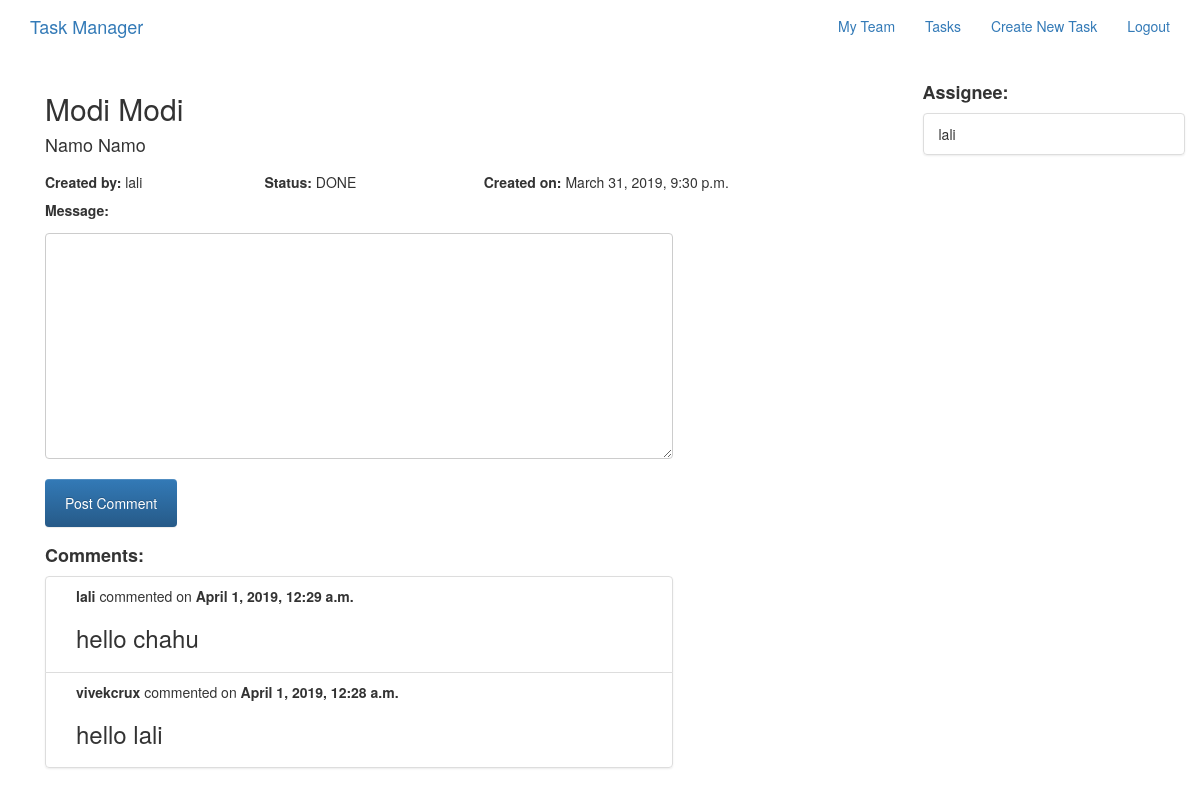
Screenshot of /tasks/about/modi-modi/ (signed in) with the database file from the repository.
### tasks/models.py (models this page shows, shortened)
class Task(models.Model):
    title = models.CharField(max_length=255,unique=True)
    description = models.TextField(blank=True,default='')
    STATUS_CHOICES = (
        ("PLANNED", "Planned"),
        ("INPROGRESS", "Inprogress"),
        ("DONE", "Done"),
    )
    status = models.CharField(max_length=10,
                              choices=STATUS_CHOICES,
                              default="PLANNED")
    slug = models.SlugField(allow_unicode=True,unique=True)
    creator = models.ForeignKey(User,related_name="tasks",on_delete=models.CASCADE)
    created_at = models.DateTimeField(auto_now=True)
    assignees = models.ManyToManyField(User,through="TaskAssignees")
    class Meta:
        ordering = ["-created_at"]

class Comment(models.Model):
    message = models.TextField(unique=False)
    user = models.ForeignKey(User,related_name="user_comments",on_delete=models.CASCADE)
    task = models.ForeignKey(Task,related_name="task_comments",on_delete=models.CASCADE)
    slug = models.SlugField(allow_unicode=True,unique=True)
    created_at = models.DateTimeField(auto_now=True)
    class Meta:
        ordering = ["-created_at"]

### tasks/views.py (the view)
# urls.py: url(r"^about/(?P<slug>[-\w]+)/$",views.TaskDetail.as_view(),name="single"),
class TaskDetail(LoginRequiredMixin,generic.DetailView):
    model = Task
    def get_context_data(self, **kwargs):
        context = super(TaskDetail, self).get_context_data(**kwargs)
        context['comment_form'] = CommentForm
        context['assign_task_form'] = AssignTaskForm
        return context

### teams/templatetags/team_tags.py (called while the page is built)
@register.simple_tag(takes_context=True)
def getteam(context):
    try:
        request = context['request']
        user = User.objects.get(username=request.user.username)
        team = user.members.team
    except ObjectDoesNotExist:
        team = None
    return team

### tasks/templates/tasks/task_detail.html (shortened to what this page needs)
{% extends "tasks/task_base.html" %}
{% load tz %}
{% block task_content %}
{% if task.creator == request.user or task.creator.members.team == request.user.members.team %}
<div class="col-md-9">
  <h2>
    {{ task.title }}
  </h2>
  <h4>{{ task.description }}</h4>
  <div class="row">
    <div class="col-md-3">
      <h5><strong>Created by: </strong>{% if request.user == task.creator %}You{% else %}{{ task.creator }}{% endif %}</h5>
    </div>
    <div class="col-md-3">
      <h5><strong>Status: </strong>{{ task.status }}</h5>
    </div>
    <div class="col-md-6">
      <h5><strong>Created on: </strong>{{ task.created_at|localtime }}</h5>
    </div>
  </div>
<div class="row">
  <div class="col-md-9">
    <form action="{% url 'tasks:comment' slug=task.slug username=request.user %}" method="POST">
      {{ comment_form }}
      <input type="submit" name="" value="Post Comment" class="btn btn-primary btn-large">
    </form>
  </div>
  <div class="col-md-9">
    <h4>
    {% if task.task_comments.count > 0 %}
    <strong>Comment{{ task.task_comments.count|pluralize }}:</strong>
    {% endif %}
    </h4>
    <div class="list-group">
      {% for comment in task.task_comments.all %}
      <div class="list-group-item">
        <div class="list-group-item-text container-fluid">
          <div class="row">
            <div class="col-md-12">
              <strong>{{ comment.user }}</strong> commented on <strong>{{ comment.created_at|localtime }}</strong>
            </div>
            <div class="col-md-12">
                <h3>{{ comment.message }}</h3>
            </div>
          </div>
        </div>
      </div>
      {% endfor %}
    </div>
  </div>
</div>
</div>
<div class="col-md-3">
    <h4>
      <strong>Assignee{{ task.assignees.count|pluralize }}:</strong>
    </h4>
    <div class="list-group">
      {% for assignee in task.assignees.all %}
      <div class="list-group-item">
        {{ assignee }}
      </div>
      {% endfor %}
    </div>
</div>
{% else %}
<h1>You are not authorized to view this task</h1>
{% endif %}
{% endblock %}

### static/css/master.css (style rules this page uses)
input[type=password],textarea, select { width: 100%; padding: 12px 20px; margin: 8px 0; display: inline-block; border: 1px solid #ccc; border-radius: 4px; box-sizing: border-box; }
input[type=submit] { background-color: #4CAF50; color: white; padding: 14px 20px; margin: 8px 0; border: none; border-radius: 4px; cursor: pointer; }

### rows the page displays
Task: title "Modi Modi", description "Namo Namo", creator "lali", status "DONE", created_at "March 31, 2019, 9:30 p.m."
Comment: user "lali", created_at "April 1, 2019, 12:29 a.m.", message "hello chahu"
Comment: user "vivekcrux", created_at "April 1, 2019, 12:28 a.m.", message "hello lali"

### other values shown
{{ assignee }} "lali"
